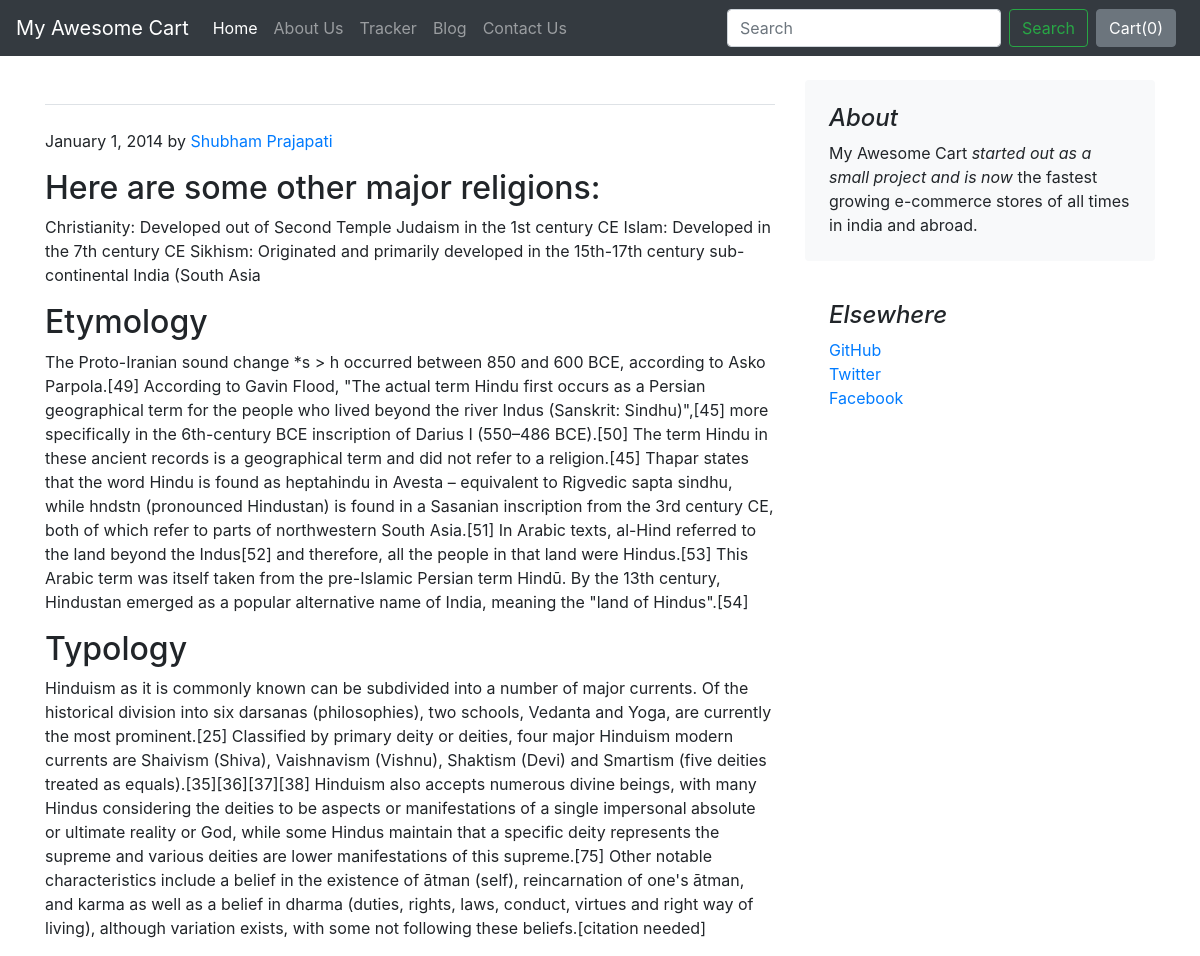
The app's page /blog/blogpost/2 with its own data.
### blog/models.py (models this page shows)
class Blogpost(models.Model):
    post_id = models.AutoField(primary_key=True)
    title = models.CharField(max_length=50)
    head0 = models.CharField(max_length=500, default="")
    chead0 = models.CharField(max_length=5000, default="")
    head1 = models.CharField(max_length=500, default="")
    chead1 = models.CharField(max_length=5000, default="")
    head2 = models.CharField(max_length=500, default="")
    chead2 = models.CharField(max_length=5000, default="")
    pub_date = models.DateField()
    thumbnail = models.ImageField(upload_to='shop/images', default="")
    def __str__(self):
        return self.title

### blog/views.py (the view)
# urls.py: path("blogpost/<int:id>", views.blogpost, name="blogHome")
def blogpost(request, id):
    post = Blogpost.objects.filter(post_id = id)[0]
    print(post)
    return render(request, 'blog/blogpost.html',{'post':post})

### blog/templates/blog/blogpost.html (shortened to what this page needs)
{% extends 'blog/basic.html' %}
{% block body %}
<div class="container">
    <div class="row mt-4">
        <div class="col-md-8 blog-main">
            <h3 class="pb-4 mb-4 font-italic border-bottom">
            </h3>
            <div class="blog-post">
                <p class="blog-post-meta">January 1, 2014 by <a href="#">Shubham Prajapati</a></p>
                <h2>{{post.head0}}</h2>
                <p>{{post.chead0}}</p>
                <h2>{{post.head1}}</h2>
                <p>{{post.chead1}}</p>
                <h2>{{post.head2}}</h2>
                <p>{{post.chead2}}</p>
            </div>
        </div>
        <aside class="col-md-4 blog-sidebar">
            <div class="p-4 mb-3 bg-light rounded">
                <h4 class="font-italic">About</h4>
                <p class="mb-0">My Awesome Cart <em>started out as a small project and is now</em> the fastest growing e-commerce stores of all times in india and abroad.</p>
            </div>
            <div class="p-4">
                <h4 class="font-italic">Elsewhere</h4>
                <ol class="list-unstyled">
                    <li><a href="#">GitHub</a></li>
                    <li><a href="#">Twitter</a></li>
                    <li><a href="#">Facebook</a></li>
                </ol>
            </div>
        </aside>
    </div>
</div>
{% endblock %}

### records on screen
Blogpost: head0 "Here are some other major religions:", chead0 "Christianity: Developed out of Second Temple Judaism in the 1st century CE Islam: Developed in the 7th century CE Sikhism: Originated and primarily developed in the 15th-17th century sub-continental India (South Asia", head1 "Etymology", chead1 "The Proto-Iranian sound change *s > h occurred between 850 and 600 BCE, according to Asko Parpola.[49] According to Gavin Flood, \"The actual term Hindu first occurs as a Persian geographical term for the people who lived beyond the river Indus (Sanskrit: Sindhu)\",[45] more specifically in the 6th-century BCE inscription of Darius I (550–486 BCE).[50] The term Hindu in these ancient records is a geographical term and did not refer to a religion.[45] Thapar states that the word Hindu is found as heptahindu in Avesta – equivalent to Rigvedic sapta sindhu, while hndstn (pronounced Hindustan) is found in a Sasanian inscription from the 3rd century CE, both of which refer to parts of northwestern…", head2 "Typology", chead2 "Hinduism as it is commonly known can be subdivided into a number of major currents. Of the historical division into six darsanas (philosophies), two schools, Vedanta and Yoga, are currently the most prominent.[25] Classified by primary deity or deities, four major Hinduism modern currents are Shaivism (Shiva), Vaishnavism (Vishnu), Shaktism (Devi) and Smartism (five deities treated as equals).[35][36][37][38] Hinduism also accepts numerous divine beings, with many Hindus considering the deities to be aspects or manifestations of a single impersonal absolute or ultimate reality or God, while some Hindus maintain that a specific deity represents the supreme and various deities are lower…"
